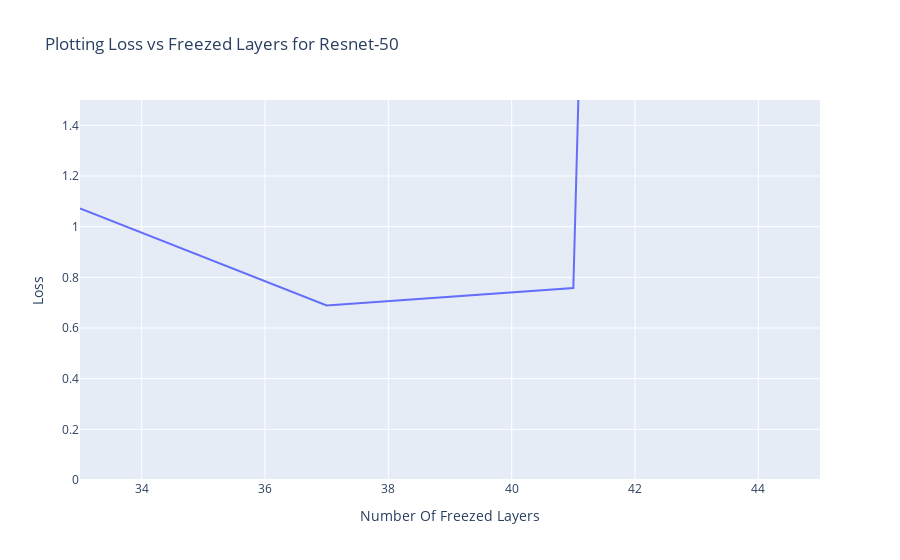

Here is the notebook cell this chart was saved with:
### Markdown cell above
Plotting the Validation loss vs freezed layers. We observe that as we increase the amount of freezed layers, the loss also increases.

### Code cell
df_resnet = getData_resnet()
df_resnet = df_resnet[df_resnet.Epoch == 9]
fig = px.line(
    df_resnet, 
    x=df_resnet['freezed_layer'], 
    y=df_resnet['val_loss'],
    title="Plotting Loss vs Freezed Layers for Resnet-50",
).update_layout(xaxis_title="Number Of Freezed Layers", yaxis_title="Loss",yaxis_range=[0.0,1.5])
fig.show()

### Figure 1 — Plotly figure (JSON) as saved in the notebook; plotly's stock layout.template omitted (floating-point values rounded to 4 significant figures)
{"data": [{"hovertemplate": "freezed_layer=%{x}<br>val_loss=%{y}<extra></extra>", "legendgroup": "", "line": {"color": "#636efa", "dash": "solid"}, "marker": {"symbol": "circle"}, "mode": "lines", "name": "", "orientation": "v", "showlegend": false, "x": [45, 41, 37, 33], "xaxis": "x", "y": [37.27, 0.7576, 0.6891, 1.072], "yaxis": "y", "type": "scatter"}], "layout": {"xaxis": {"anchor": "y", "domain": [0, 1], "title": {"text": "Number Of Freezed Layers"}, "type": "linear", "range": [33, 45], "autorange": true}, "yaxis": {"anchor": "x", "domain": [0, 1], "title": {"text": "Loss"}, "range": [0, 1.5], "type": "linear"}, "legend": {"tracegroupgap": 0}, "title": {"text": "Plotting Loss vs Freezed Layers for Resnet-50"}, "autosize": true}}
